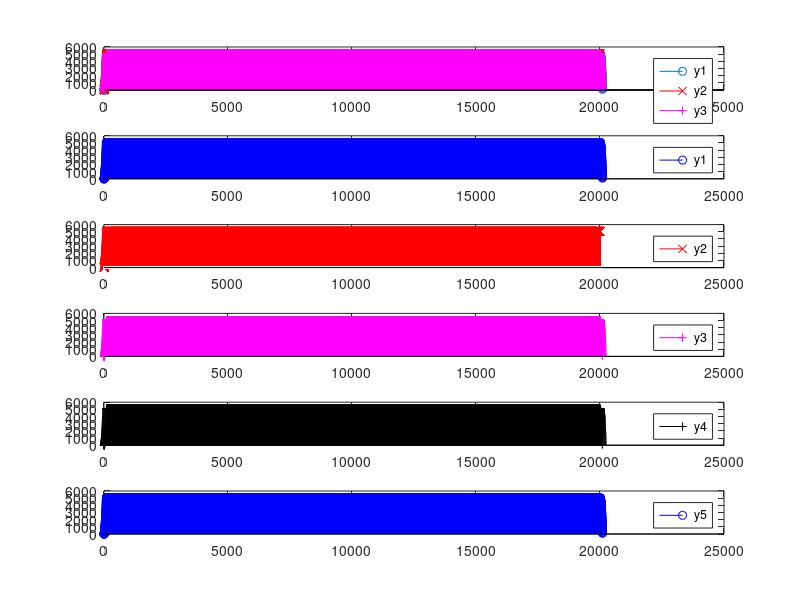

The MATLAB source for this figure:
%% Variação do Experimento 3.1 do livro:
% DINIZ, P. S. R., DA SILVA, E. A. B., e LIMA NETTO, S. Processamento Digital de Sinais: Projeto e Análise de Sistemas. 2. ed. Porto Alegre: Bookman, 2014. 976 p. ISBN 978-8582601235.
% FILE: Ex3_1.m
% Exemplificando as possiveis formas de realizar a filtragem de um sinal x(n)

%clc; clear all; close all;
%% Definindo valores iniciais
Nh = 100; Nx = 20000; 
%Nh = 400; Nx = 10000;

%-----------------------------------------
%VARIOS UNS
x = ones(1,Nx);

% A resposta ao impulso de um sistema h(n) 
% no filtro FIR aos coeficientes b(n) = h(n) 
h = [1:Nh]; b = h;
%% Filtrando o sinal e medindo tempos

% OPÇÃO 1 - Filtragem utilizando a convolução
% NOTE: length(y) = length(x) + length(h) -1

tic;  % iniciar a contagem do tempo
y1 = conv(x,h); 
t(1) = toc; % terminar a contagem e mostrar tempo no console

% OPÇÃO 2 - filtragem utilizando a equação recursiva
% NOTE: length(y) = length(x)

tic;
y2 = filter(b,1,x);
t(2) = toc;

% OPÇÃO 3 - filtragem utilizando a equação recursiva 
% aumentando o tamanho de x para que length(y3) = length(y1)
x3 = [x zeros(1,length(h)-1)];

tic;
y3 = filter(h,1,x3); 
t(3) = toc;

length_y = length(x) + length(h) - 1;

% OPÇÃO 4 - filtragem utilizando a FFT 
% a y = IFFT(FFT(x)*FFT(h))

tic;
X = fft(x,length_y);
H = fft(h,length_y);

%------------------------------
%.*MULTIPLICAÇÃO PONTO A PONTO
Y4 = X.*H;
y4 = ifft(Y4);
t(4) = toc;

% OPÇÃO 5 - filtragem utilizando a função fftfilt
% a y = IFFT(FFT(x)*FFT(h))

tic
y5 = fftfilt(h,x3);
t(5) = toc;

disp('Comprimento do vetor de saída length(y)')
disp(['    ' num2str([length(y1) length(y2) length(y3) length(y4) length(y5)])])
disp('Tempo usado na filtragem em micro segundos')
disp(['    ' num2str(t*1e6) ' us'])

%%  Plotando o gráfico
subplot(611);stem(y1);
hold on;
stem(y2,'xr');
stem(y3,'+m');
legend('y1', 'y2', 'y3')
hold off
subplot(612);stem(y1, 'ob');legend('y1')
subplot(613);stem(y2, 'xr'); hold on; stem(zeros(size(y1)),'.w');hold off; legend('y2')
subplot(614);stem(y3, '+m');legend('y3')
subplot(615);stem(y4, '+k');legend('y4')
subplot(616);stem(y5, 'ob');legend('y5')
